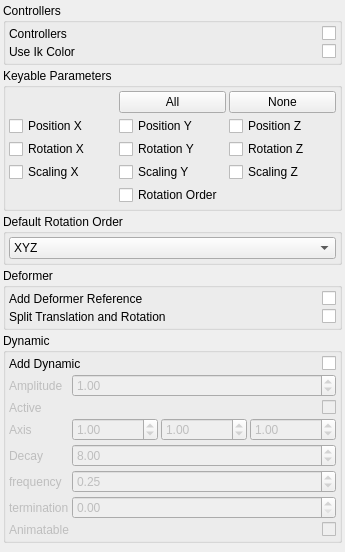
<?xml version="1.0" encoding="UTF-8"?>
<ui version="4.0">
 <class>BasicUIForm</class>
 <widget class="QWidget" name="BasicUIForm">
  <property name="geometry">
   <rect>
    <x>0</x>
    <y>0</y>
    <width>345</width>
    <height>552</height>
   </rect>
  </property>
  <property name="windowTitle">
   <string>Form</string>
  </property>
  <layout class="QVBoxLayout" name="verticalLayout">
   <property name="spacing">
    <number>3</number>
   </property>
   <property name="margin">
    <number>3</number>
   </property>
   <item>
    <widget class="QGroupBox" name="groupBox_3">
     <property name="title">
      <string>Controllers</string>
     </property>
     <layout class="QGridLayout" name="gridLayout_2">
      <property name="margin">
       <number>3</number>
      </property>
      <property name="spacing">
       <number>3</number>
      </property>
      <item row="0" column="0">
       <widget class="QLabel" name="label_2">
        <property name="text">
         <string>Controllers</string>
        </property>
       </widget>
      </item>
      <item row="0" column="1">
       <widget class="QCheckBox" name="uiAddControllers">
        <property name="layoutDirection">
         <enum>Qt::RightToLeft</enum>
        </property>
        <property name="text">
         <string/>
        </property>
       </widget>
      </item>
      <item row="1" column="1">
       <widget class="QCheckBox" name="uiUseIkColor">
        <property name="layoutDirection">
         <enum>Qt::RightToLeft</enum>
        </property>
        <property name="text">
         <string/>
        </property>
       </widget>
      </item>
      <item row="1" column="0">
       <widget class="QLabel" name="label_3">
        <property name="text">
         <string>Use Ik Color</string>
        </property>
       </widget>
      </item>
     </layout>
    </widget>
   </item>
   <item>
    <widget class="QGroupBox" name="groupBox">
     <property name="title">
      <string>Keyable Parameters</string>
     </property>
     <layout class="QGridLayout" name="gridLayout">
      <property name="margin">
       <number>3</number>
      </property>
      <property name="spacing">
       <number>3</number>
      </property>
      <item row="3" column="1">
       <widget class="QCheckBox" name="uiScly">
        <property name="text">
         <string>Scaling Y</string>
        </property>
       </widget>
      </item>
      <item row="3" column="0">
       <widget class="QCheckBox" name="uiSclx">
        <property name="text">
         <string>Scaling X</string>
        </property>
       </widget>
      </item>
      <item row="3" column="2">
       <widget class="QCheckBox" name="uiSclz">
        <property name="text">
         <string>Scaling Z</string>
        </property>
       </widget>
      </item>
      <item row="1" column="0">
       <widget class="QCheckBox" name="uiPosx">
        <property name="text">
         <string>Position X</string>
        </property>
       </widget>
      </item>
      <item row="1" column="1">
       <widget class="QCheckBox" name="uiPosy">
        <property name="text">
         <string>Position Y</string>
        </property>
       </widget>
      </item>
      <item row="0" column="2">
       <widget class="QPushButton" name="uiKeyableNoneBTN">
        <property name="text">
         <string>None</string>
        </property>
       </widget>
      </item>
      <item row="0" column="1">
       <widget class="QPushButton" name="uiKeyableAllBTN">
        <property name="text">
         <string>All</string>
        </property>
       </widget>
      </item>
      <item row="2" column="2">
       <widget class="QCheckBox" name="uiRotz">
        <property name="text">
         <string>Rotation Z</string>
        </property>
       </widget>
      </item>
      <item row="2" column="1">
       <widget class="QCheckBox" name="uiRoty">
        <property name="text">
         <string>Rotation Y</string>
        </property>
       </widget>
      </item>
      <item row="2" column="0">
       <widget class="QCheckBox" name="uiRotx">
        <property name="text">
         <string>Rotation X</string>
        </property>
       </widget>
      </item>
      <item row="1" column="2">
       <widget class="QCheckBox" name="uiPosz">
        <property name="text">
         <string>Position Z</string>
        </property>
       </widget>
      </item>
      <item row="4" column="1">
       <widget class="QCheckBox" name="uiRotorder">
        <property name="text">
         <string>Rotation Order</string>
        </property>
       </widget>
      </item>
     </layout>
    </widget>
   </item>
   <item>
    <widget class="QGroupBox" name="groupBox_5">
     <property name="title">
      <string>Default Rotation Order</string>
     </property>
     <layout class="QVBoxLayout" name="verticalLayout">
      <property name="spacing">
       <number>3</number>
      </property>
      <property name="margin">
       <number>3</number>
      </property>
      <item>
       <widget class="QComboBox" name="uiDefaultRotationOrder">
        <item>
         <property name="text">
          <string>XYZ</string>
         </property>
        </item>
        <item>
         <property name="text">
          <string>XZY</string>
         </property>
        </item>
        <item>
         <property name="text">
          <string>YXZ</string>
         </property>
        </item>
        <item>
         <property name="text">
          <string>YZX</string>
         </property>
        </item>
        <item>
         <property name="text">
          <string>ZXY</string>
         </property>
        </item>
        <item>
         <property name="text">
          <string>ZYX</string>
         </property>
        </item>
       </widget>
      </item>
     </layout>
    </widget>
   </item>
   <item>
    <widget class="QGroupBox" name="groupBox_2">
     <property name="title">
      <string>Deformer</string>
     </property>
     <layout class="QGridLayout" name="gridLayout_3">
      <property name="margin">
       <number>3</number>
      </property>
      <property name="spacing">
       <number>3</number>
      </property>
      <item row="0" column="1">
       <widget class="QCheckBox" name="uiAddDeformerReferences">
        <property name="layoutDirection">
         <enum>Qt::RightToLeft</enum>
        </property>
        <property name="text">
         <string/>
        </property>
       </widget>
      </item>
      <item row="0" column="0">
       <widget class="QLabel" name="label">
        <property name="text">
         <string>Add Deformer Reference</string>
        </property>
       </widget>
      </item>
      <item row="1" column="1">
       <widget class="QCheckBox" name="uiSplitRotation">
        <property name="layoutDirection">
         <enum>Qt::RightToLeft</enum>
        </property>
        <property name="text">
         <string/>
        </property>
       </widget>
      </item>
      <item row="1" column="0">
       <widget class="QLabel" name="label_4">
        <property name="text">
         <string>Split Translation and Rotation</string>
        </property>
       </widget>
      </item>
     </layout>
    </widget>
   </item>
   <item>
    <widget class="QGroupBox" name="uiDynamicGRP">
     <property name="minimumSize">
      <size>
       <width>0</width>
       <height>0</height>
      </size>
     </property>
     <property name="title">
      <string>Dynamic</string>
     </property>
     <layout class="QGridLayout" name="gridLayout_4">
      <property name="margin">
       <number>3</number>
      </property>
      <property name="spacing">
       <number>3</number>
      </property>
      <item row="0" column="0">
       <widget class="QLabel" name="label_5">
        <property name="text">
         <string>Add Dynamic</string>
        </property>
       </widget>
      </item>
      <item row="0" column="1">
       <widget class="QCheckBox" name="uiDynamic">
        <property name="layoutDirection">
         <enum>Qt::RightToLeft</enum>
        </property>
        <property name="text">
         <string/>
        </property>
       </widget>
      </item>
      <item row="1" column="0" colspan="2">
       <widget class="QWidget" name="uiDynamicDefaultWDG" native="true">
        <property name="enabled">
         <bool>false</bool>
        </property>
        <layout class="QGridLayout" name="gridLayout_5">
         <property name="margin">
          <number>0</number>
         </property>
         <property name="spacing">
          <number>3</number>
         </property>
         <item row="0" column="0">
          <widget class="QLabel" name="label_8">
           <property name="text">
            <string>Amplitude</string>
           </property>
          </widget>
         </item>
         <item row="0" column="1">
          <widget class="QDoubleSpinBox" name="uiAmplitude">
           <property name="maximum">
            <double>100.000000000000000</double>
           </property>
           <property name="singleStep">
            <double>0.100000000000000</double>
           </property>
           <property name="value">
            <double>1.000000000000000</double>
           </property>
          </widget>
         </item>
         <item row="1" column="0">
          <widget class="QLabel" name="uiActiveLBL">
           <property name="sizePolicy">
            <sizepolicy hsizetype="Fixed" vsizetype="Preferred">
             <horstretch>0</horstretch>
             <verstretch>0</verstretch>
            </sizepolicy>
           </property>
           <property name="minimumSize">
            <size>
             <width>10</width>
             <height>0</height>
            </size>
           </property>
           <property name="text">
            <string>Active</string>
           </property>
          </widget>
         </item>
         <item row="1" column="1">
          <widget class="QCheckBox" name="uiActive">
           <property name="layoutDirection">
            <enum>Qt::RightToLeft</enum>
           </property>
           <property name="text">
            <string/>
           </property>
          </widget>
         </item>
         <item row="3" column="0">
          <widget class="QLabel" name="uiStartCurveAttractLBL">
           <property name="sizePolicy">
            <sizepolicy hsizetype="Fixed" vsizetype="Preferred">
             <horstretch>0</horstretch>
             <verstretch>0</verstretch>
            </sizepolicy>
           </property>
           <property name="minimumSize">
            <size>
             <width>10</width>
             <height>0</height>
            </size>
           </property>
           <property name="text">
            <string>Decay</string>
           </property>
          </widget>
         </item>
         <item row="3" column="1">
          <widget class="QDoubleSpinBox" name="uiDecay">
           <property name="minimum">
            <double>0.000000000000000</double>
           </property>
           <property name="maximum">
            <double>999.000000000000000</double>
           </property>
           <property name="singleStep">
            <double>1.000000000000000</double>
           </property>
           <property name="value">
            <double>8.000000000000000</double>
           </property>
          </widget>
         </item>
         <item row="4" column="0">
          <widget class="QLabel" name="uiBendResistanceLBL">
           <property name="sizePolicy">
            <sizepolicy hsizetype="Fixed" vsizetype="Preferred">
             <horstretch>0</horstretch>
             <verstretch>0</verstretch>
            </sizepolicy>
           </property>
           <property name="minimumSize">
            <size>
             <width>10</width>
             <height>0</height>
            </size>
           </property>
           <property name="text">
            <string>frequency</string>
           </property>
          </widget>
         </item>
         <item row="4" column="1">
          <widget class="QDoubleSpinBox" name="uiFrequency">
           <property name="minimum">
            <double>0.000000000000000</double>
           </property>
           <property name="maximum">
            <double>100.000000000000000</double>
           </property>
           <property name="singleStep">
            <double>0.250000000000000</double>
           </property>
           <property name="value">
            <double>0.250000000000000</double>
           </property>
          </widget>
         </item>
         <item row="5" column="0">
          <widget class="QLabel" name="uiMassLBL">
           <property name="sizePolicy">
            <sizepolicy hsizetype="Fixed" vsizetype="Preferred">
             <horstretch>0</horstretch>
             <verstretch>0</verstretch>
            </sizepolicy>
           </property>
           <property name="minimumSize">
            <size>
             <width>10</width>
             <height>0</height>
            </size>
           </property>
           <property name="text">
            <string>termination</string>
           </property>
          </widget>
         </item>
         <item row="5" column="1">
          <widget class="QDoubleSpinBox" name="uiTermination">
           <property name="minimum">
            <double>0.000000000000000</double>
           </property>
           <property name="maximum">
            <double>100.000000000000000</double>
           </property>
           <property name="singleStep">
            <double>0.100000000000000</double>
           </property>
           <property name="value">
            <double>0.000000000000000</double>
           </property>
          </widget>
         </item>
         <item row="6" column="0">
          <widget class="QLabel" name="uiAnimatableLBL">
           <property name="sizePolicy">
            <sizepolicy hsizetype="Fixed" vsizetype="Preferred">
             <horstretch>0</horstretch>
             <verstretch>0</verstretch>
            </sizepolicy>
           </property>
           <property name="minimumSize">
            <size>
             <width>10</width>
             <height>0</height>
            </size>
           </property>
           <property name="text">
            <string>Animatable</string>
           </property>
          </widget>
         </item>
         <item row="6" column="1">
          <widget class="QCheckBox" name="uiDynamicAnimatable">
           <property name="layoutDirection">
            <enum>Qt::RightToLeft</enum>
           </property>
           <property name="text">
            <string/>
           </property>
          </widget>
         </item>
         <item row="2" column="1">
          <layout class="QHBoxLayout" name="horizontalLayout_2">
           <item>
            <widget class="QDoubleSpinBox" name="uiAmplitudeX">
             <property name="singleStep">
              <double>0.100000000000000</double>
             </property>
             <property name="value">
              <double>1.000000000000000</double>
             </property>
            </widget>
           </item>
           <item>
            <widget class="QDoubleSpinBox" name="uiAmplitudeY">
             <property name="singleStep">
              <double>0.100000000000000</double>
             </property>
             <property name="value">
              <double>1.000000000000000</double>
             </property>
            </widget>
           </item>
           <item>
            <widget class="QDoubleSpinBox" name="uiAmplitudeZ">
             <property name="singleStep">
              <double>0.100000000000000</double>
             </property>
             <property name="value">
              <double>1.000000000000000</double>
             </property>
            </widget>
           </item>
          </layout>
         </item>
         <item row="2" column="0">
          <widget class="QLabel" name="label_6">
           <property name="text">
            <string>Axis</string>
           </property>
          </widget>
         </item>
        </layout>
       </widget>
      </item>
     </layout>
    </widget>
   </item>
   <item>
    <spacer name="verticalSpacer">
     <property name="orientation">
      <enum>Qt::Vertical</enum>
     </property>
     <property name="sizeHint" stdset="0">
      <size>
       <width>20</width>
       <height>40</height>
      </size>
     </property>
    </spacer>
   </item>
  </layout>
 </widget>
 <resources/>
 <connections/>
</ui>
